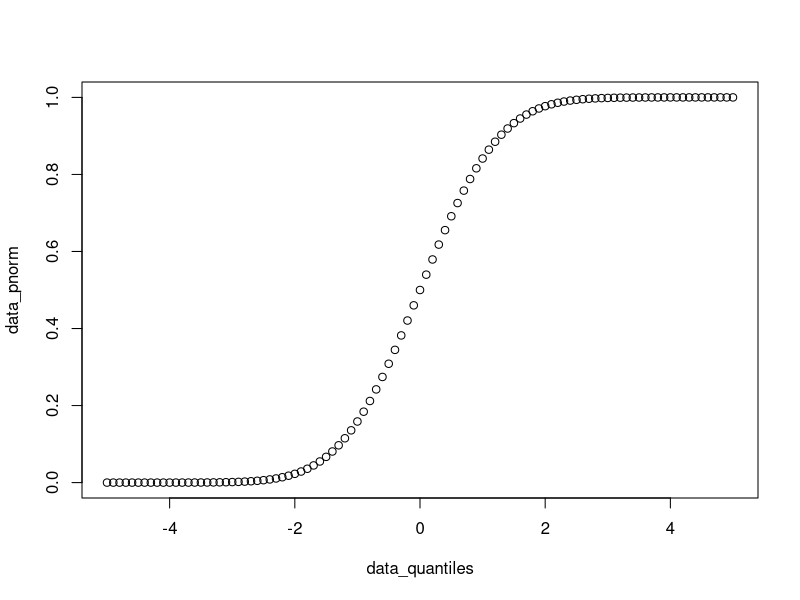
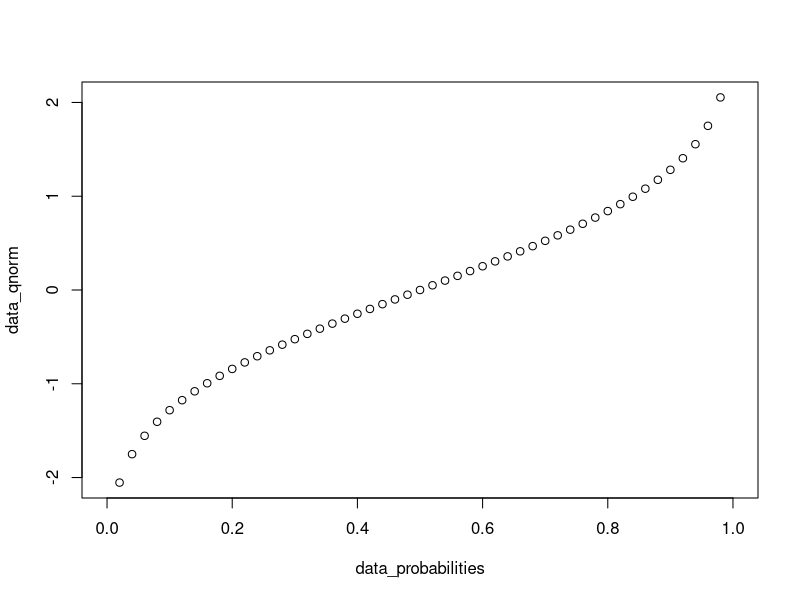
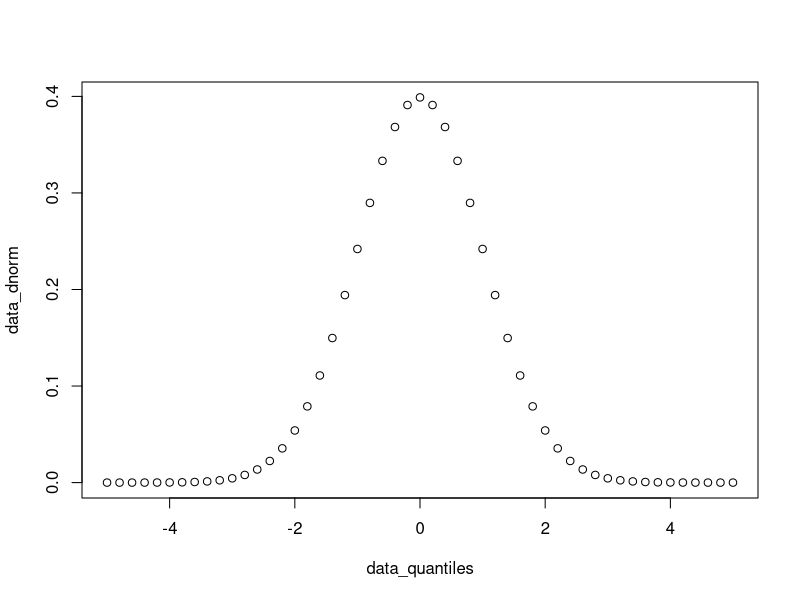
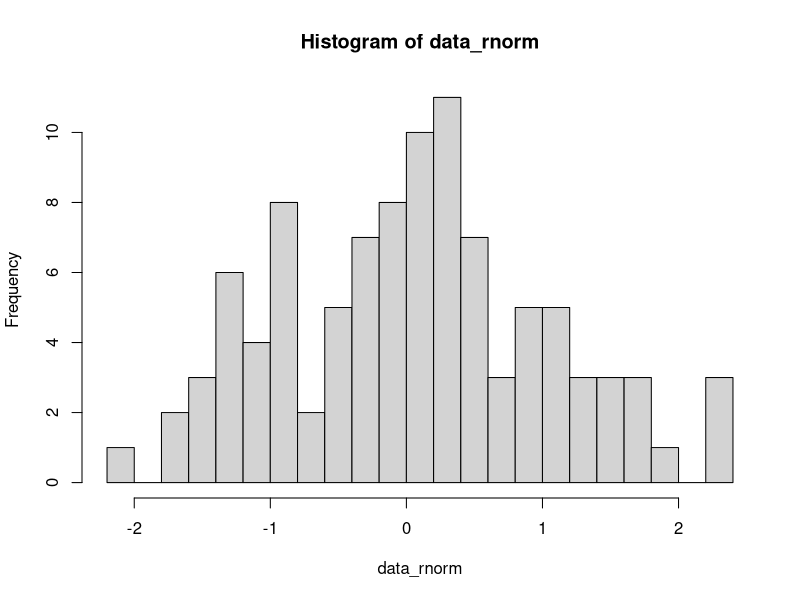
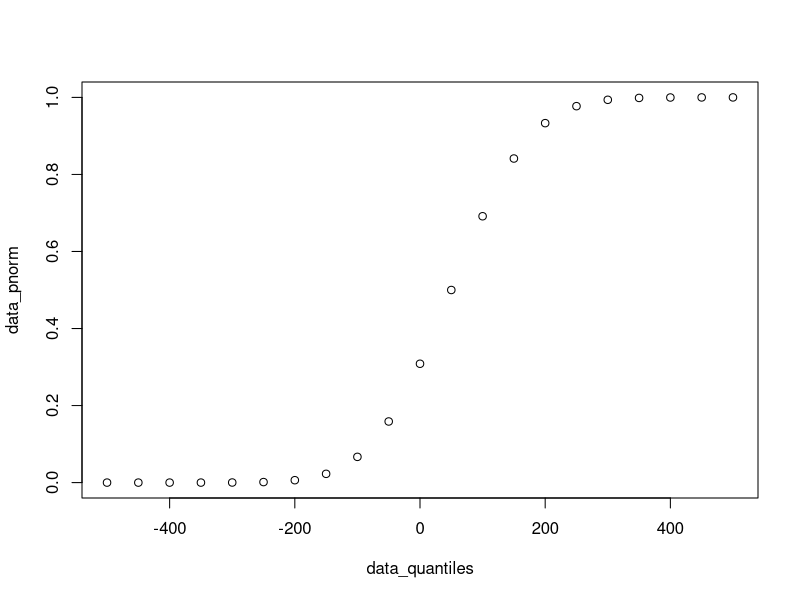
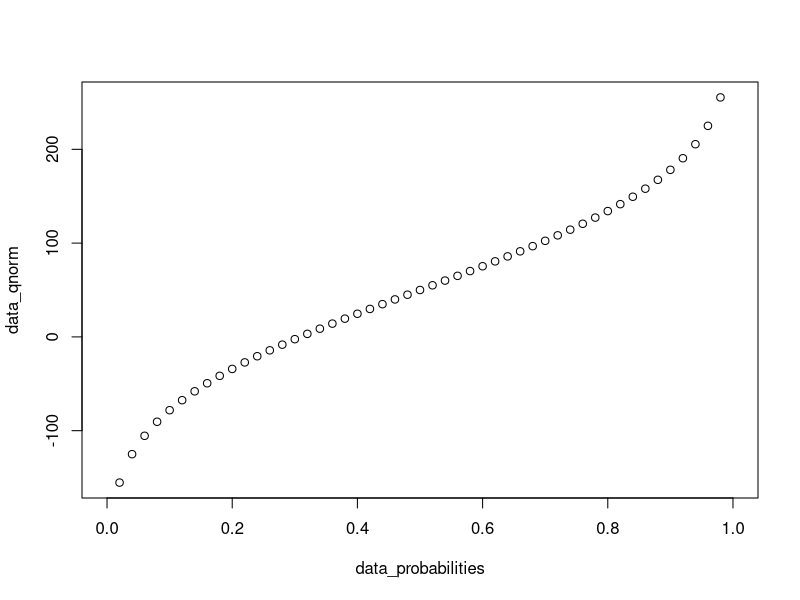
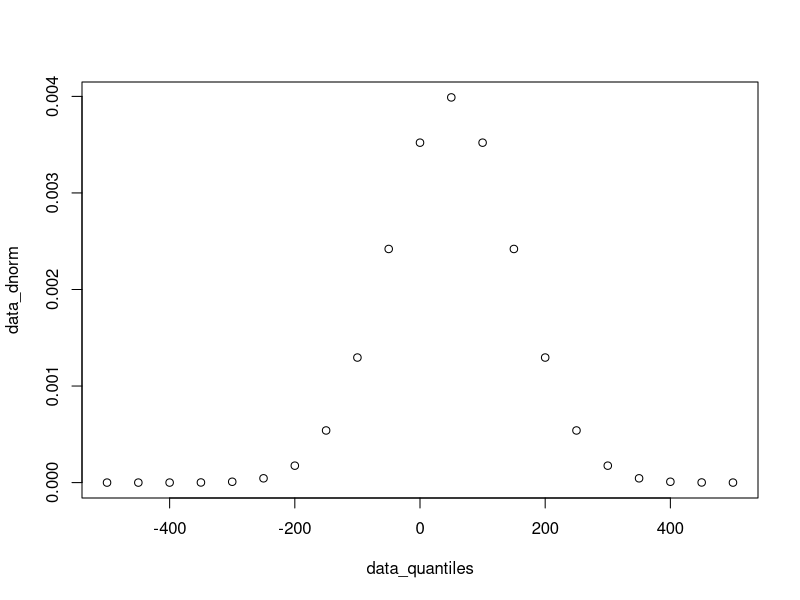
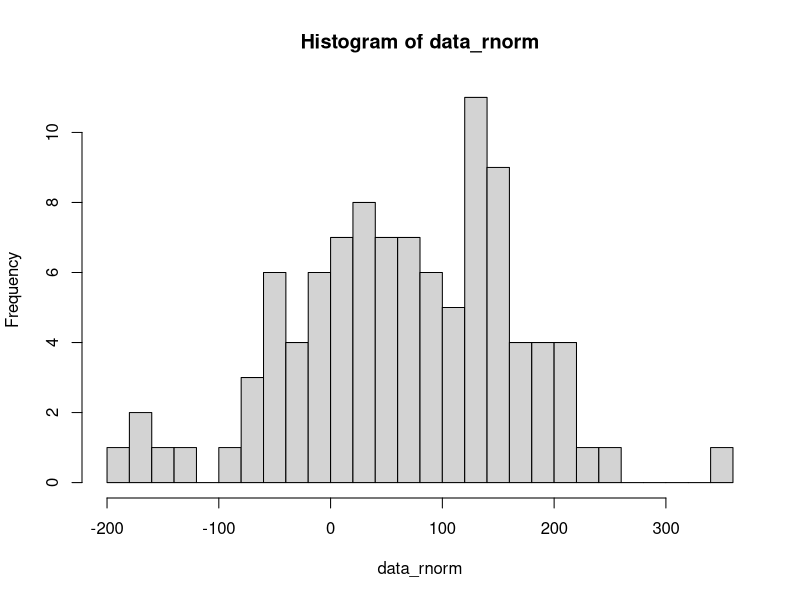

The R script that drew these images, in order:
## ---- chunk 1
knitr::opts_chunk$set(echo = TRUE)
## ---- chunk 2
data_quantiles <- seq(-5, 5, 0.1)
head(data_quantiles)
## ---- chunk 3
data_pnorm <- pnorm(q = data_quantiles) 
head(data_pnorm)
## ---- chunk 4
plot(data_quantiles, data_pnorm)
## ---- chunk 5
data_probabilities <- seq(from = 0, to = 1, by = 0.02)
head(data_probabilities)
## ---- chunk 6
data_qnorm <- qnorm(p = data_probabilities) 
head(data_qnorm)
## ---- chunk 7
plot(data_probabilities, data_qnorm)
## ---- chunk 8
data_quantiles <- seq(-5, 5, 0.2)
head(data_quantiles)
## ---- chunk 9
data_dnorm <- dnorm(x = data_quantiles) 
head(data_dnorm)
## ---- chunk 10
plot(data_quantiles, data_dnorm)
## ---- chunk 11
data_rnorm <- rnorm(n = 100)
head(data_rnorm)
## ---- chunk 12
hist(data_rnorm, breaks = 20)
## ---- chunk 13
data_quantiles <- seq(-500, 500, 50)
head(data_quantiles)
## ---- chunk 14
data_pnorm <- pnorm(q = data_quantiles, mean = 50, sd = 100)
head(data_pnorm)
## ---- chunk 15
plot(data_quantiles, data_pnorm)
## ---- chunk 16
data_probabilities <- seq(from = 0, to = 1, by = 0.02)
head(data_probabilities)
## ---- chunk 17
data_qnorm <- qnorm(p = data_probabilities, mean = 50, sd = 100) 
head(data_qnorm)
## ---- chunk 18
plot(data_probabilities, data_qnorm)
## ---- chunk 19
data_quantiles <- seq(-500, 500, 50)
head(data_quantiles)
## ---- chunk 20
data_dnorm <- dnorm(x = data_quantiles, mean = 50, sd = 100) 
head(data_dnorm)
## ---- chunk 21
plot(data_quantiles, data_dnorm)
## ---- chunk 22
data_rnorm <- rnorm(n = 100, mean = 50, sd = 100)
head(data_rnorm)
## ---- chunk 23
hist(data_rnorm, breaks = 20)
## ---- chunk 24
data_quantiles <- seq(0, 50, 1)
head(data_quantiles)
## ---- chunk 25
data_pbinom <- pbinom(q = data_quantiles, size = 50, prob = 0.1)
head(data_pbinom)
## ---- chunk 26
plot(data_quantiles, data_pbinom)
## ---- chunk 27
data_probabilities <- seq(from = 0, to = 1, by = 0.02)
head(data_probabilities)
## ---- chunk 28
data_qbinom <- qbinom(p = data_probabilities, size = 50, prob = 0.1)
head(data_qbinom)
## ---- chunk 29
plot(data_probabilities, data_qbinom)
## ---- chunk 30
data_quantiles <- seq(0, 50, 1)
head(data_quantiles)
## ---- chunk 31
data_dbinom <- dbinom(x = data_quantiles, size = 50, prob = 0.1)
head(data_dbinom)
## ---- chunk 32
plot(data_quantiles, data_dbinom)
## ---- chunk 33
data_rbinom <- rbinom(n = 100, size = 50, prob = 0.1)
head(data_rbinom)
## ---- chunk 34
hist(data_rbinom, breaks = 20)
## ---- chunk 35
data_rnorm <- rnorm(n = 1000, mean = 50, sd = 100)
quantile(data_rnorm, probs = seq(0, 1, 0.1))
## ---- chunk 36
plot(
  seq(0, 1, 0.1),
  quantile(data_rnorm, probs = seq(0, 1, 0.1))
)
## ---- chunk 37
set.seed(1)
x <- rnorm(n = 1000, mean = 0, sd = 1)
y <- rnorm(n = 2000, mean = 1, sd = 1)
## ---- chunk 38
t.test(x, y)
## ---- chunk 39
t.test(y, x)
